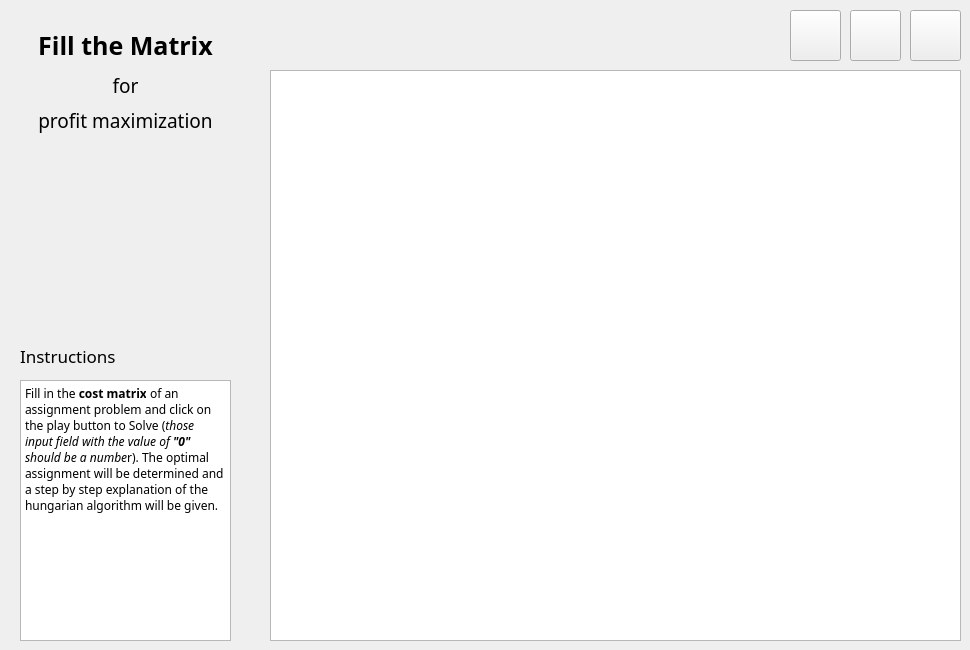
    <widget class="QWidget" name="tab_4">
     <attribute name="title">
      <string>Page</string>
     </attribute>
     <widget class="QPushButton" name="refreshButton_2">
      <property name="geometry">
       <rect>
        <x>790</x>
        <y>10</y>
        <width>51</width>
        <height>51</height>
       </rect>
      </property>
      <property name="text">
       <string/>
      </property>
      <property name="icon">
       <iconset resource="hungarian_icons.qrc">
        <normaloff>:/icons/reset.png</normaloff>:/icons/reset.png</iconset>
      </property>
      <property name="iconSize">
       <size>
        <width>45</width>
        <height>45</height>
       </size>
      </property>
     </widget>
     <widget class="QPushButton" name="playButton_2">
      <property name="geometry">
       <rect>
        <x>910</x>
        <y>10</y>
        <width>51</width>
        <height>51</height>
       </rect>
      </property>
      <property name="text">
       <string/>
      </property>
      <property name="icon">
       <iconset resource="hungarian_icons.qrc">
        <normaloff>:/icons/play.png</normaloff>:/icons/play.png</iconset>
      </property>
      <property name="iconSize">
       <size>
        <width>45</width>
        <height>45</height>
       </size>
      </property>
     </widget>
     <widget class="QTableWidget" name="matrixTable_2">
      <property name="geometry">
       <rect>
        <x>270</x>
        <y>70</y>
        <width>691</width>
        <height>571</height>
       </rect>
      </property>
      <property name="font">
       <font>
        <family>Segoe UI Light</family>
        <pointsize>10</pointsize>
        <weight>75</weight>
        <bold>true</bold>
       </font>
      </property>
      <property name="tabletTracking">
       <bool>false</bool>
      </property>
      <property name="autoFillBackground">
       <bool>true</bool>
      </property>
      <property name="midLineWidth">
       <number>3</number>
      </property>
      <property name="sizeAdjustPolicy">
       <enum>QAbstractScrollArea::AdjustToContentsOnFirstShow</enum>
      </property>
      <property name="alternatingRowColors">
       <bool>true</bool>
      </property>
      <property name="textElideMode">
       <enum>Qt::ElideMiddle</enum>
      </property>
      <property name="showGrid">
       <bool>true</bool>
      </property>
      <property name="gridStyle">
       <enum>Qt::DashLine</enum>
      </property>
      <attribute name="horizontalHeaderVisible">
       <bool>false</bool>
      </attribute>
      <attribute name="horizontalHeaderCascadingSectionResizes">
       <bool>true</bool>
      </attribute>
      <attribute name="horizontalHeaderDefaultSectionSize">
       <number>80</number>
      </attribute>
      <attribute name="horizontalHeaderMinimumSectionSize">
       <number>80</number>
      </attribute>
      <attribute name="verticalHeaderVisible">
       <bool>false</bool>
      </attribute>
      <attribute name="verticalHeaderCascadingSectionResizes">
       <bool>false</bool>
      </attribute>
     </widget>
     <widget class="QLabel" name="label_13">
      <property name="geometry">
       <rect>
        <x>30</x>
        <y>100</y>
        <width>191</width>
        <height>41</height>
       </rect>
      </property>
      <property name="font">
       <font>
        <family>Segoe UI Light</family>
        <pointsize>14</pointsize>
        <kerning>true</kerning>
       </font>
      </property>
      <property name="text">
       <string>profit maximization</string>
      </property>
      <property name="alignment">
       <set>Qt::AlignCenter</set>
      </property>
     </widget>
     <widget class="QTextBrowser" name="textBrowser_3">
      <property name="geometry">
       <rect>
        <x>20</x>
        <y>380</y>
        <width>211</width>
        <height>261</height>
       </rect>
      </property>
      <property name="font">
       <font>
        <family>Segoe UI Light</family>
       </font>
      </property>
      <property name="html">
       <string>&lt;!DOCTYPE HTML PUBLIC &quot;-//W3C//DTD HTML 4.0//EN&quot; &quot;http://www.w3.org/TR/REC-html40/strict.dtd&quot;&gt;
&lt;html&gt;&lt;head&gt;&lt;meta name=&quot;qrichtext&quot; content=&quot;1&quot; /&gt;&lt;style type=&quot;text/css&quot;&gt;
p, li { white-space: pre-wrap; }
&lt;/style&gt;&lt;/head&gt;&lt;body style=&quot; font-family:'Segoe UI Light'; font-size:9pt; font-weight:400; font-style:normal;&quot;&gt;
&lt;p style=&quot; margin-top:0px; margin-bottom:0px; margin-left:0px; margin-right:0px; -qt-block-indent:0; text-indent:0px;&quot;&gt;&lt;span style=&quot; font-family:'Verdana'; color:#000000; background-color:#ffffff;&quot;&gt;Fill in the &lt;/span&gt;&lt;span style=&quot; font-family:'Verdana'; font-weight:600; color:#000000; background-color:#ffffff;&quot;&gt;cost matrix&lt;/span&gt;&lt;span style=&quot; font-family:'Verdana'; color:#000000; background-color:#ffffff;&quot;&gt; of an assignment problem and click on the play button to Solve (&lt;/span&gt;&lt;span style=&quot; font-family:'Verdana'; font-style:italic; color:#000000; background-color:#ffffff;&quot;&gt;those input field with the value of &lt;/span&gt;&lt;span style=&quot; font-family:'Verdana'; font-weight:600; font-style:italic; color:#000000; background-color:#ffffff;&quot;&gt;&amp;quot;0&amp;quot;&lt;/span&gt;&lt;span style=&quot; font-family:'Verdana'; font-style:italic; color:#000000; background-color:#ffffff;&quot;&gt; should be a numbe&lt;/span&gt;&lt;span style=&quot; font-family:'Verdana'; color:#000000; background-color:#ffffff;&quot;&gt;r). The optimal assignment will be determined and a step by step explanation of the hungarian algorithm will be given.&lt;/span&gt;&lt;/p&gt;&lt;/body&gt;&lt;/html&gt;</string>
      </property>
     </widget>
     <widget class="QLabel" name="label_14">
      <property name="geometry">
       <rect>
        <x>20</x>
        <y>30</y>
        <width>211</width>
        <height>31</height>
       </rect>
      </property>
      <property name="font">
       <font>
        <family>Segoe UI Light</family>
        <pointsize>19</pointsize>
        <weight>75</weight>
        <bold>true</bold>
        <kerning>true</kerning>
       </font>
      </property>
      <property name="text">
       <string>Fill the Matrix</string>
      </property>
      <property name="alignment">
       <set>Qt::AlignCenter</set>
      </property>
     </widget>
     <widget class="QLabel" name="label_15">
      <property name="geometry">
       <rect>
        <x>30</x>
        <y>60</y>
        <width>191</width>
        <height>51</height>
       </rect>
      </property>
      <property name="font">
       <font>
        <family>Segoe UI Light</family>
        <pointsize>14</pointsize>
        <kerning>true</kerning>
       </font>
      </property>
      <property name="text">
       <string>for</string>
      </property>
      <property name="alignment">
       <set>Qt::AlignCenter</set>
      </property>
     </widget>
     <widget class="QPushButton" name="backButton_2">
      <property name="geometry">
       <rect>
        <x>850</x>
        <y>10</y>
        <width>51</width>
        <height>51</height>
       </rect>
      </property>
      <property name="text">
       <string/>
      </property>
      <property name="icon">
       <iconset resource="hungarian_icons.qrc">
        <normaloff>:/icons/back.png</normaloff>:/icons/back.png</iconset>
      </property>
      <property name="iconSize">
       <size>
        <width>45</width>
        <height>45</height>
       </size>
      </property>
     </widget>
     <widget class="QLabel" name="label_16">
      <property name="geometry">
       <rect>
        <x>20</x>
        <y>340</y>
        <width>111</width>
        <height>31</height>
       </rect>
      </property>
      <property name="font">
       <font>
        <family>Segoe UI Light</family>
        <pointsize>13</pointsize>
        <kerning>true</kerning>
       </font>
      </property>
      <property name="text">
       <string>Instructions</string>
      </property>
      <property name="alignment">
       <set>Qt::AlignLeading|Qt::AlignLeft|Qt::AlignVCenter</set>
      </property>
     </widget>
    </widget>
